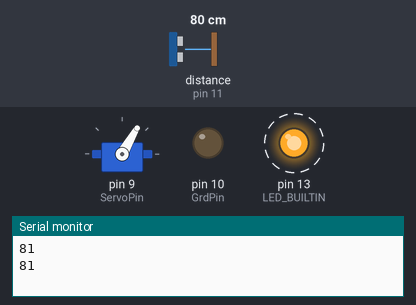
Simulated run of this sketch. Board: Arduino Uno, built with avr-gcc and run on an emulated ATmega328P. Parts: servo, output pins drawn as LEDs (lit = HIGH), the last lines printed to the serial monitor. Dashed ring = blinking. Inputs (shaded band) come from the test bench; at power-on: distance to the obstacle (sensor on pin 11) 80 cm. The echo pulse lasts 58.3 µs per cm.

Above: at 2.16 s.
2.2 s: distance to the obstacle (sensor on pin 11) set to 18 cm
6.5 s: distance to the obstacle (sensor on pin 11) set to 14 cm
At 8.0 s:
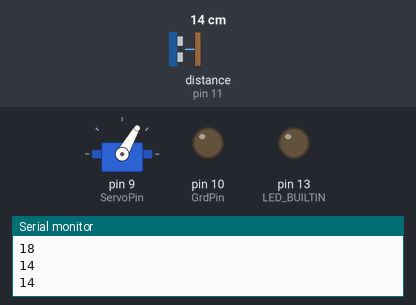
At 9.67 s:
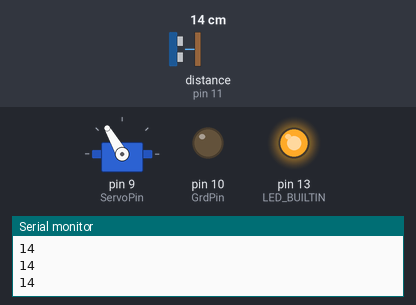
10.8 s: distance to the obstacle (sensor on pin 11) set to 35 cm
At 12.3 s:
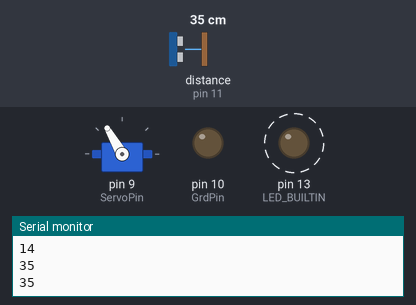
Timing chart, 0 to 21.1 s (numbered marks = the images above; inputs shaded):
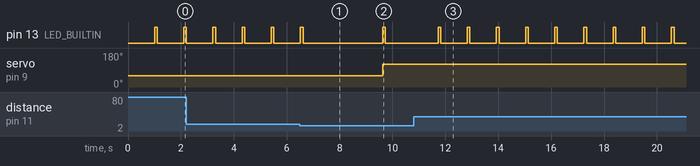

Measured:
- the behaviour switches between 16 and 15 cm on distance to the obstacle (sensor on pin 11) (found by bisection; images 0 and 1)
- after the input at 6.5 s, pin 13 (LED_BUILTIN): LOW → HIGH after 3.1 s, → LOW 0.10 s later; servo on pin 9 (ServoPin): 60° → 120° after 3.1 s
- after the input at 10.8 s, pin 13 (LED_BUILTIN): alternates HIGH for 0.10 s and LOW for 1.0 s, starting after 0.93 s; servo on pin 9 (ServoPin): stays 120° (without the input it goes to 60° after 1.9 s)
- by itself, pin 13 (LED_BUILTIN): alternates HIGH for 0.10 s and LOW for 1.0 s

The sketch:

Claw_Control.ino
```cpp
/* APSC 160 Claw Control
 by Alex Elliott

 16/01/2022
*/

#include <Servo.h>
#include <NewPing.h>

#define ServoPin 9 //servo pin of servo
Servo priServo;    //create servo object to control a servo

#define TrgPin 12  // sonar trigger pin will be attached to Arduino pin 12
#define EchPin 11  // sonar echo pint will be attached to Arduino pin 11
#define GrdPin 10
#define MaxDis 200 // fmaximum distance set to 200 cm
NewPing sonar(TrgPin, EchPin, MaxDis); // initialize NewPing

#define PriPos 60  //default position, not gripped
#define SecPos 120 //gripped position
bool isInPriPos = true;

#define DistanceToFloor 15 //in cms, overestimate

/*------------------------------------------------------------------------------------------------------------*/

void toggleServo() {
  priServo.write(isInPriPos ? SecPos : PriPos);
  isInPriPos = !isInPriPos;
}

bool isTouchingFloor(int de) {
  delay(de/2);

  int distance = sonar.ping_cm();
  Serial.println(distance);

  delay(de/2);

  //if the distance is close enough, return true
  return (distance <= DistanceToFloor) ? (distance > 0 ? true : false) : false;
}

bool countToTimeTouchingGround(int t) { //t in milis
  int loopDelay = 1000; //delay between loops in milis
  int count = (t)/loopDelay;

  for (int i = 0; i < count; i++) {
    if (!isTouchingFloor(loopDelay/2)) { //if the claw is no longer on the floor the method returns, resetting the count
      delay(loopDelay/2); //delay between each loop = variable loopDelay in miis
      return false;
    } else {
      delay(loopDelay/2); //delay between each loop = variable loopDelay in milis
    }
  }
  return true;
}

/*------------------------------------------------------------------------------------------------------------*/

void setup() {
  Serial.begin(9600);

  priServo.attach(ServoPin); //attaches the servo on pin 9 to the servo object
  pinMode(LED_BUILTIN, OUTPUT);
  pinMode(EchPin, INPUT) ;
  pinMode(TrgPin, OUTPUT) ;
  pinMode(GrdPin, OUTPUT);    //tell pin 10 it is going to be an output

  priServo.write(PriPos); //sets to original point
  digitalWrite(LED_BUILTIN, LOW);
  digitalWrite(GrdPin, LOW);  // tell pin 10 to output LOW (OV, or ground)
}

void loop() {
  if (countToTimeTouchingGround(3000)) {
    toggleServo();
  }
  digitalWrite(LED_BUILTIN, HIGH); //blink on built-in LED when attempt failed
  delay(100); //delay between trials
  digitalWrite(LED_BUILTIN, LOW); //blink off built-in LED for new attempt
}
```
